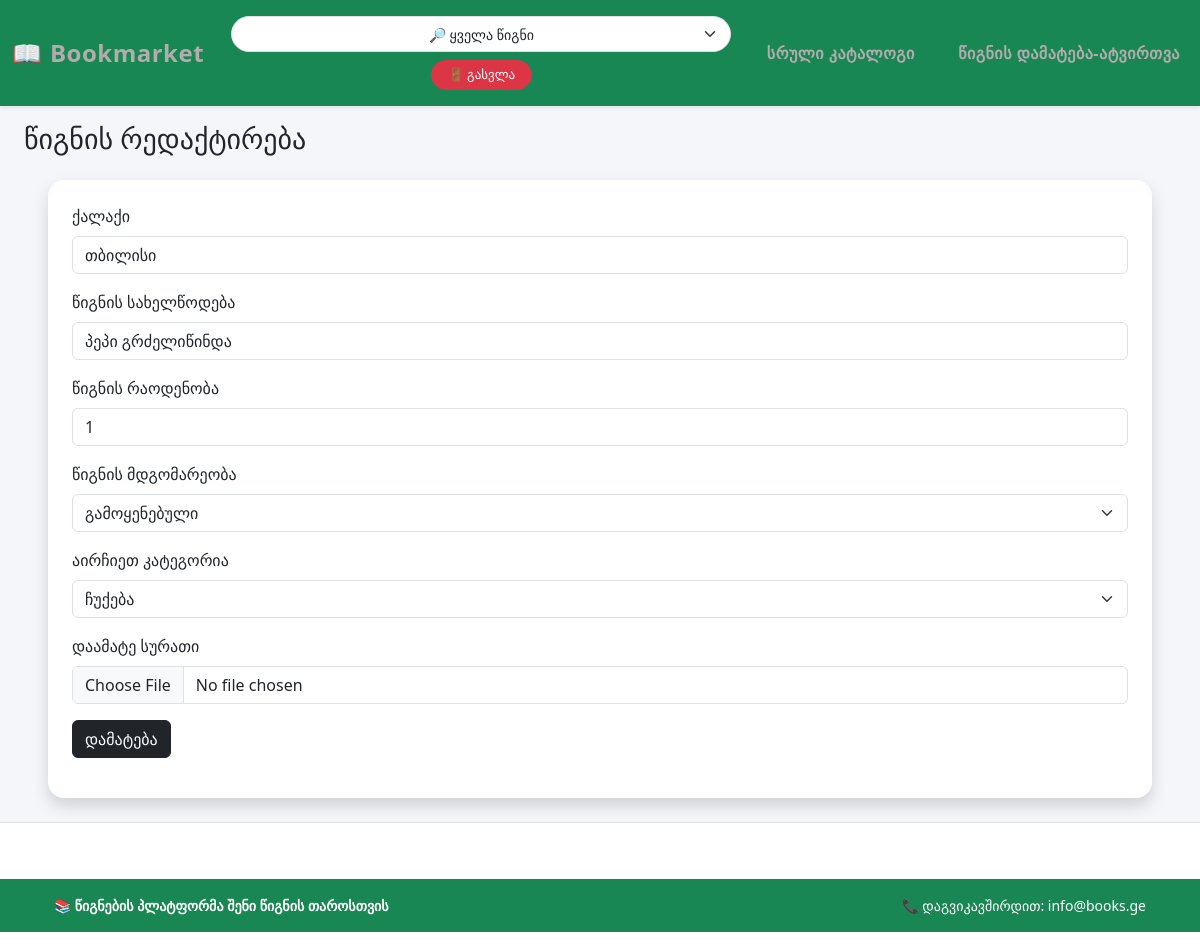
/update/4 (signed in), run on the app's committed database.
### src/models/book.py (models this page shows)
class Book(BaseModel):
    __tablename__= "books"
    id= db.Column(db.Integer,primary_key=True)
    location = db.Column(db.String())
    title = db.Column(db.String())
    quantity = db.Column(db.Integer())
    status=db.Column(db.String())
    category = db.Column(db.String())
    img = db.Column(db.String())
    user_id = db.Column(db.Integer, db.ForeignKey('users.id'), nullable=False)
    is_completed = db.Column(db.String(), default="Completed")
    action_time = db.Column(db.DateTime,default = datetime.now)
    exchange_with = db.Column(db.String(255), nullable=True)

### src/views/book/routes.py (the view)
@book_bp.route("/update/<int:id>", methods=["GET", "POST"])
@login_required
def update(id):
    book = Book.query.get_or_404(id)
    if book.user_id !=current_user.id:
        abort(403)
    form = BookForm()
    if form.validate_on_submit():
        changes =  (form.location.data!=book.location or
            form.title.data!=book.title or
            form.quantity.data!=book.quantity or
            form.status.data!=book.status or
            form.category.data != book.category or
            form.img.data is not None and form.img.data.filename !='')
        if form.is_submitted():
          print(request.form)
          print(changes)
          print(request.form.get('confirm'))
        if not changes and request.form.get('confirm') is None:
            return render_template('book/check_update.html',
                                form = form,
                                book=book)
        book.img = img_upload_path(form.img.data,img_input=book)
        book.location = form.location.data
        book.title = form.title.data
        book.quantity = form.quantity.data
        book.status = form.status.data
        book.category = form.category.data
        book.save()
        return redirect(url_for('boo.book_by_category'))
    else:
            form.location.data=book.location
            form.title.data=book.title
            form.quantity.data= book.quantity
            form.status.data=book.status
            form.category.data = book.category
            return render_template("book/create.html", form=form, book=book)

### src/views/book/forms.py
class BookForm(FlaskForm):
    location = StringField("ქალაქი", validators=[DataRequired()])
    title = StringField("წიგნის სახელწოდება", validators=[DataRequired()])
    quantity = IntegerField("წიგნის რაოდენობა", validators=[DataRequired()])
    status = SelectField(
        "წიგნის მდგომარეობა",
        choices=[("new", "ახალი"), ("used", "გამოყენებული")],
        validators=[DataRequired()]
    )
    exchange_with = StringField("Exchange With")
    category = SelectField(
        "აირჩიეთ კატეგორია",
        choices=[
            ("buy", "შეძენა"),
            ("sell", "გაყიდვა"),
            ("gifting", "ჩუქება"),
            ("giveaway", "გაჩუქება"),
            ("exchange", "გაცვლა"),
            ("donation", "ქველმოქმედება"),
        ],
        validators=[DataRequired()]
    )
    img = FileField(
        "დაამატე სურათი",
        validators=[FileAllowed(['jpg', 'jpeg', 'png', 'webp'])]
    )
    submit = SubmitField("დამატება")

### src/__init__.py (called while the page is built)
def register_extentions(app):
    db.init_app(app)
    migrate.init_app(app,db)
    login_manager.init_app(app)
    login_manager.login_view = 'main.index'
    @login_manager.user_loader
    def load_user(user_id):
        return User.query.get(int(user_id))
    jwt.init_app(app)
    @jwt.user_lookup_loader
    def user_lookup_loader(jwt_header, jwt_data):
        user_id = jwt_data['sub']
        return User.query.get(user_id)
    admin.init_app(app)
    admin.add_view(UserView(User, db.session))
    admin.add_view(Bookview(Book, db.session))
    admin.add_link(MenuLink('Logout', url='/logout'))
    admin.add_link(MenuLink('Site', url='/'))

### src/templates/book/create.html (shortened to what this page needs)
{% extends "base.html" %}
{% block main %}
<h3 class="">{% if book %} წიგნის  რედაქტირება {% else %} ახალი წიგნის დამატება {% endif %}</h3>
<main class="m-4 p-4 shadow">
  <form method="POST" action="" enctype="multipart/form-data">
    <div class="mb-3">
      {{ form.location.label(class="form-label") }}
      {{ form.location(class="form-control") }}
    </div>
    <div class="mb-3">
      {{ form.title.label(class="form-label") }}
      {{ form.title(class="form-control") }}
    </div>
    <div class="mb-3">
      {{ form.quantity.label(class="form-label") }}
      {{ form.quantity(class="form-control") }}
    </div>
    <div class="mb-3">
      {{ form.status.label(class="form-label") }}
      {{ form.status(class="form-select") }}
    </div>
    <div class="mb-3">
      {{ form.category.label(class="form-label") }}
      {{ form.category(class="form-select") }}
    </div>
    <div class="mb-3">
      {{ form.img.label(class="form-label") }}
      {{ form.img(class="form-control") }}
    </div>
    <div class="mb-3">
      {{ form.submit(class="btn btn-dark") }}
    </div>
  </form>
</main>
{% endblock %}

### src/templates/base.html (style rules this page uses)
body { background-color: #f4f6f9; min-height: 100vh; }
main.shadow { background-color: #ffffff; border-radius: 16px; padding: 1.5rem !important; }

### data on the page
Book: location "თბილისი", title "პეპი გრძელიწინდა", quantity "1", status "გამოყენებული", category "ჩუქება"
